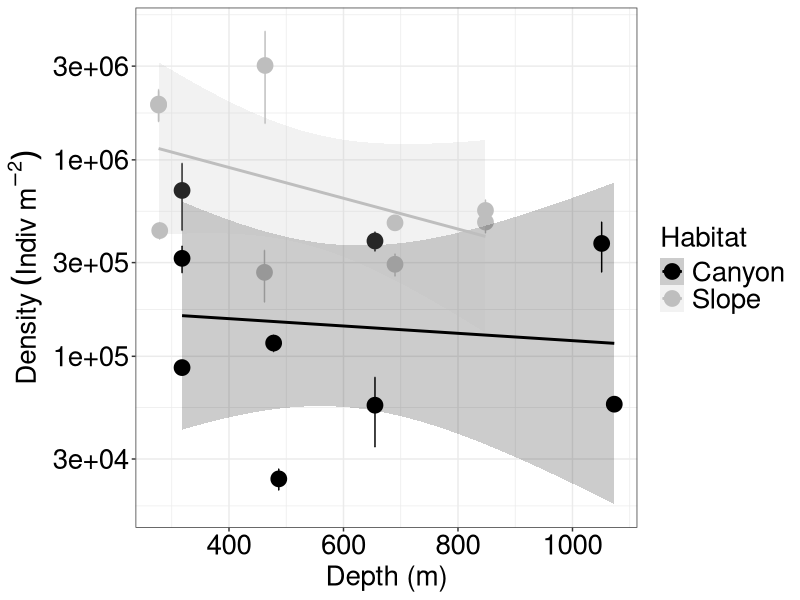
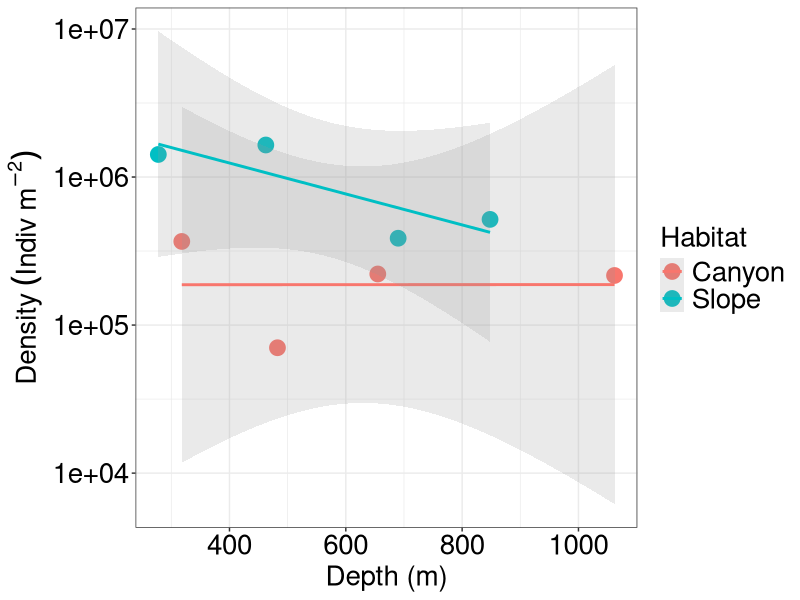

These figures' R source, in order: (Note: this script raises an error after producing the figures.)
## ---- chunk 1
knitr::opts_chunk$set(echo = TRUE, warning = FALSE)
## ---- chunk 2
library(ggplot2)
library(plyr)
library(doBy)
library(readxl)
library(knitr)

large <- theme(legend.title = element_text(size=20),
        legend.text = element_text(size=20),
        axis.title = element_text(size=20),
        axis.text = element_text(size=20))
## ---- chunk 3
# Sorting data
mei_a   <- read_excel("../excel/GPSC_meio_sorting_2016.08.18.xlsx", sheet=2)
mei_a <- summaryBy(Abundance~Cruise+Station+Station+Deployment+Tube+Subcore, data=as.data.frame(mei_a), FUN=sum, keep.names=T)
mei_a$Density <- mei_a$Abundance/(pi*(2.5/2)^2/10000)
mei_a <- summaryBy(Density~Cruise+Station, data=mei_a, FUN=c(mean, sd, length), keep.names = TRUE)
mei_a$Density.se <- mei_a$Density.sd/mei_a$Density.length^0.5
cord   <- read_excel("../excel/GPSC_meio_sorting_2016.08.18.xlsx", sheet=1)
keep <- match(paste(mei_a$Cruise, mei_a$Station), paste(cord$Cruise, cord$Station))
out<- cbind(cord[keep, 3:9], mei_a[, 3:6])
names(out)[8:11] <- c("Density", "sd", "n", "se")

ggplot(data= out, 
       aes(x=Depth, y=(Density), ymin=(Density-se), ymax=(Density+se), colour=Habitat, fill=Habitat))+
  geom_point(size=5)+
  scale_shape_manual(values=c(19,1))+
  geom_errorbar()+
  stat_smooth(method="lm", formula=y~x, alpha=0.2)+
  scale_colour_manual(values=c("black","gray"))+
  scale_fill_manual(values=c("black","gray"))+
  scale_linetype_manual(values=c(1,2))+
  labs(x="Depth (m)", y=expression(Density~(Indiv~m^-2)))+
  scale_y_log10()+
  theme_bw() %+replace% large

out$Longitude <- round(out$Longitude, 4)
out$Latitude <- round(out$Latitude, 4)
out$Depth <- round(out$Depth, 0)
out$Density <- round(out$Density, 0)
out$sd <- round(out$sd, 1)
out$se <- round(out$se, 1)
kable(out, align="c")
## ---- chunk 4
out <- summaryBy(Longitude+Latitude+Depth+Density~Habitat+Station, data=out, FUN=mean, keep.names = TRUE)

ggplot(data= out, 
       aes(x=Depth, y=Density, colour=Habitat))+
  geom_point(size=5)+
  scale_shape_manual(values=c(19,1))+
  stat_smooth(method="lm", formula=y~x, alpha=0.2)+
  scale_linetype_manual(values=c(1,2))+
  labs(x="Depth (m)", y=expression(Density~(Indiv~m^-2)))+
  scale_y_log10()+
  theme_bw() %+replace% large

kable(out)
## ---- chunk 5
out <- summaryBy(Wt~Cruise+Station+Deployment+Tube+Subcore, data=mei_s, FUN=sum, keep.names = TRUE)
out <- summaryBy(Wt~Cruise+Station, data=out, FUN=c(mean, sd), keep.names = TRUE)
out$Biomass <- out$Wt.mean/(pi*(2.5/2)^2/10000)
out$sd <- out$Wt.sd/(pi*(2.5/2)^2/10000)
keep <- match(paste(out$Cruise, out$Station), paste(cord$Cruise, cord$Station))
out <- cbind(cord[keep, 3:9], out[, 5:6])

ggplot(data= out, 
       aes(x=Depth, y=Biomass, ymin=(Biomass-sd), ymax=(Biomass+sd), colour=Habitat))+
  geom_point(size=5)+
  scale_shape_manual(values=c(19,1))+
  geom_errorbar()+
  stat_smooth(method="lm", formula=y~x, alpha=0.2)+
  scale_linetype_manual(values=c(1,2))+
  labs(x="Depth (m)", y=expression(Biomass~(mg~m^-2)))+
  scale_y_log10()+
  theme_bw() %+replace% large

kable(out)
## ---- chunk 6
out <- summaryBy(Longitude+Latitude+Depth+Biomass~Habitat+Station, data=out, FUN=mean, keep.names = TRUE)

ggplot(data= out, 
       aes(x=Depth, y=Biomass, colour=Habitat))+
  geom_point(size=5)+
  scale_shape_manual(values=c(19,1))+
  stat_smooth(method="lm", formula=y~x, alpha=0.2)+
  scale_linetype_manual(values=c(1,2))+
  labs(x="Depth (m)", y=expression(Biomass~(mg~m^-2)))+
  scale_y_log10()+
  theme_bw() %+replace% large

kable(out)
